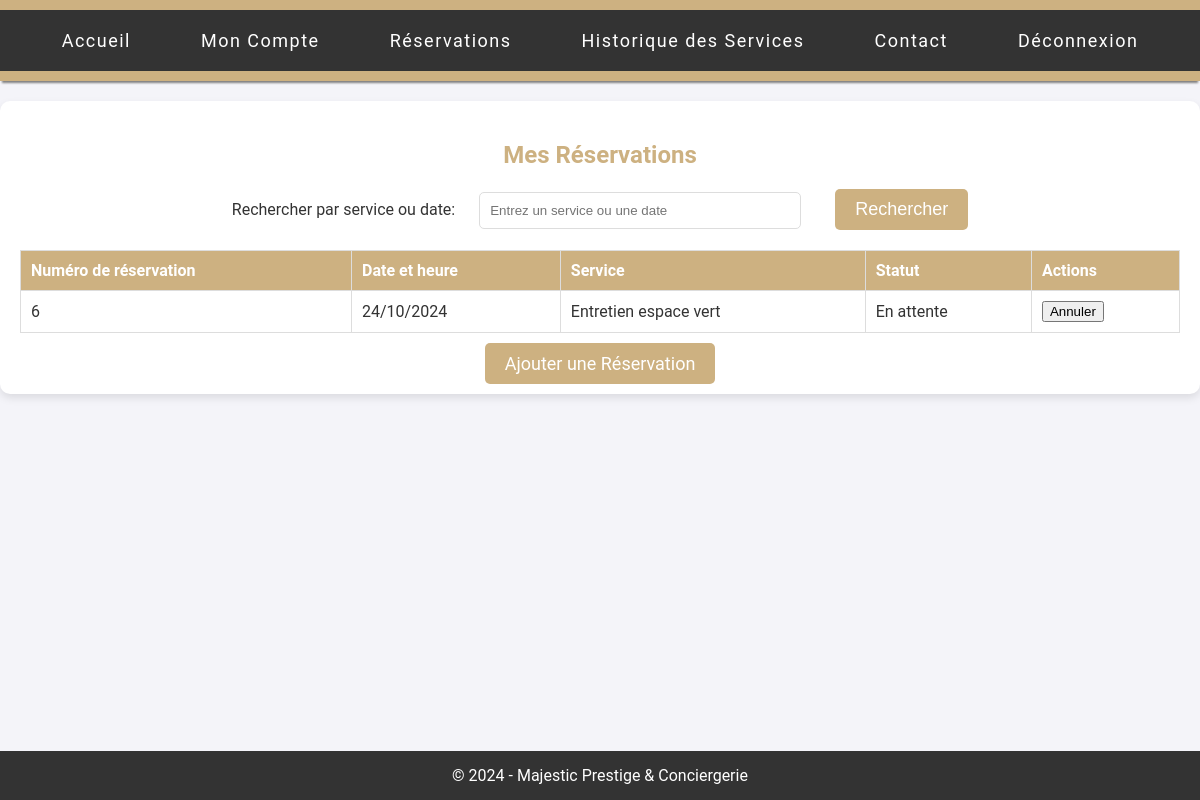
/dash_reservation/ (signed in), run on the app's committed database.
### services/models.py (models this page shows, shortened)
class BaseModel(models.Model):
    created_at = models.DateTimeField(auto_now_add=True)
    id = models.AutoField(primary_key=True)
    class Meta:
        abstract = True  # Indique que cette classe ne doit pas créer de table dans la base

class Reservation(BaseModel):
    STATUS_CHOICES = [
        ('En attente', 'En attente'),
        ('Confirmée', 'Confirmée'),
        ('Annulée', 'Annulée'),
        ('Terminée', 'Terminée'),
    ]
    client = models.ForeignKey(Client, on_delete=models.CASCADE)
    client_address = models.CharField(max_length=100)
    service = models.ForeignKey(Service, on_delete=models.CASCADE)
    service_description = models.TextField()
    datetime_start = models.DateTimeField()
    datetime_end = models.DateTimeField()
    reservation_status = models.CharField(
        max_length=25,
        choices=STATUS_CHOICES,
        default='En attente'
    )
    def __str__(self):
        username = self.client.user.username if self.client.user else "Client sans compte"
        return f'Reservation for {username} on {self.datetime_start}'

class Service(BaseModel):
    client = models.ForeignKey(Client, on_delete=models.CASCADE, default=1)
    service_name = models.CharField(max_length=50)
    service_description = models.TextField()
    date_service = models.DateTimeField(default=timezone.now)
    price = models.FloatField()
    image_path = models.CharField(max_length=255, blank=True, null=True)
    subservice1_name = models.CharField(max_length=50, blank=True, null=True)
    subservice1_description = models.TextField(blank=True, null=True)
    subservice2_name = models.CharField(max_length=50, blank=True, null=True)
    subservice2_description = models.TextField(blank=True, null=True)

### services/views.py (the view, shortened to what this page needs)
# urls.py: path('dash_reservation/', views.dash_reservation, name='dash_reservation'),
@login_required
def dash_reservation(request):
    query = request.GET.get('search', '').strip()
    reservations = Reservation.objects.none()
    if request.user.is_authenticated:
        client_instance = Client.objects.get(user=request.user)
        reservations = Reservation.objects.filter(client=client_instance)
        print("Toutes les réservations de l'utilisateur:", reservations)
    return render(request, 'dash_reservation.html', {'reservations': reservations, 'search': query})

### services/templates/front_end/dash_reservation.html (shortened to what this page needs)
{% load static %}
<!DOCTYPE html>
<html lang="fr">
<head>
    <link rel="stylesheet" href="{% static 'css/dash-reservation.css' %}">
</head>
<body>
    <header>
        <nav>
            <ul>
                <li><a href="{% url 'accueil' %}">Accueil</a></li>
                <li><a href="{% url 'mon_compte' %}">Mon Compte</a></li>
                <li><a href="{% url 'dash_reservation' %}">Réservations</a></li>
                <li><a href="{% url 'historique_service' %}">Historique des Services</a></li>
                <li><a href="{% url 'contact' %}">Contact</a></li>
                <li><a href="{% url 'logout_user' %}">Déconnexion</a></li>
            </ul>
        </nav>
    </header>
    <main>
        <h2>Mes Réservations</h2>
        <div class="search-container">
            <form action="{% url 'dash_reservation' %}" method="get">
                <label for="search">Rechercher par service ou date:</label>
                <input type="text" id="search" name="search" placeholder="Entrez un service ou une date" value="{{ search }}">
                <button type="submit">Rechercher</button>
            </form>
        </div>
        <table>
            <thead>
                <tr>
                    <th>Numéro de réservation</th>
                    <th>Date et heure</th>
                    <th>Service</th>
                    <th>Statut</th>
                    <th>Actions</th>
                </tr>
            </thead>
            <tbody>
                {% for reservation in reservations %}
    <tr>
        <td>{{ reservation.id }}</td>
        <td>{{ reservation.datetime_start|date:"d/m/Y" }}</td>
        <td>{{ reservation.service.service_name }}</td>
        <td>{{ reservation.reservation_status }}</td>
        <td>
            {% if reservation.status != 'Annulé' %}
                <form action="{% url 'cancel_reservation' reservation.id %}" method="post" style="display: inline;">
                    <button type="submit">Annuler</button>
                </form>
            {% else %}
                Annulé
            {% endif %}
        </td>
    </tr>
    {% empty %}
    <tr>
        <td colspan="5" id="message_confirmation">Aucune réservation trouvée.</td>
    </tr>
    {% endfor %}
            </tbody>
        </table>
        <div class="actions">
            <a href="{% url 'reserver' %}" class="button">Ajouter une Réservation</a>
        </div>
    </main>
    <footer>
        <p>&copy; 2024 - Majestic Prestige & Conciergerie</p>
    </footer>
</body>
</html>

### services/templates/static/css/dash-reservation.css (style rules this page uses)
body { font-family: 'Roboto', sans-serif; background-color: #f4f4f9; margin: 0; padding: 0; color: #333; }
header { background-color: #CDB181; color: white; padding: 10px 0; text-align: center; box-shadow: 0px 4px 2px -2px gray; }
nav { background-color: #333; display: flex; justify-content: center; padding: 10px; }
nav ul { list-style-type: none; margin: 0; padding: 0; display: flex; letter-spacing: 1.5px; }
nav ul li { margin: 0 15px; }
nav ul li a { color: white; text-decoration: none; font-size: 18px; padding: 10px 20px; display: block; border-radius: 5px; }
main { margin: 20px auto; padding: 20px; max-width: 1200px; background-color: white; border-radius: 10px; box-shadow: 0 4px 8px rgba(0, 0, 0, 0.1); }
main h2 { margin-bottom: 20px; }
footer { background-color: #333; color: white; text-align: center; padding: 10px 0; position: absolute; width: 100%; bottom: 0; }
h2 { font-size: 24px; color: #CDB181; text-align: center; margin-bottom: 20px; }
.search-container { display: flex; justify-content: center; margin-bottom: 20px; }
.search-container label { margin-top: 10px; }
.search-container input { padding: 10px; border: 1px solid #ddd; border-radius: 5px; width: 300px; margin-right: 30px; margin-left: 20px; }
.search-container button { padding: 10px 20px; background-color: #CDB181; color: white; border: none; border-radius: 5px; cursor: pointer; font-size: 18px; }
table { width: 100%; border-collapse: collapse; margin-top: 20px; }
table th, table td { padding: 10px; border: 1px solid #ddd; text-align: left; }
table th { background-color: #CDB181; color: white; }
.actions { text-align: center; margin-top: 20px; }
.actions a { padding: 10px 20px; background-color: #CDB181; color: white; border: none; border-radius: 5px; margin: 0 10px; cursor: pointer; font-size: 18px; text-decoration: none; }
footer p { margin: 5px 0; }

### data on the page
Reservation: id "6", datetime_start "24/10/2024", service.service_name "Entretien espace vert", reservation_status "En attente"
